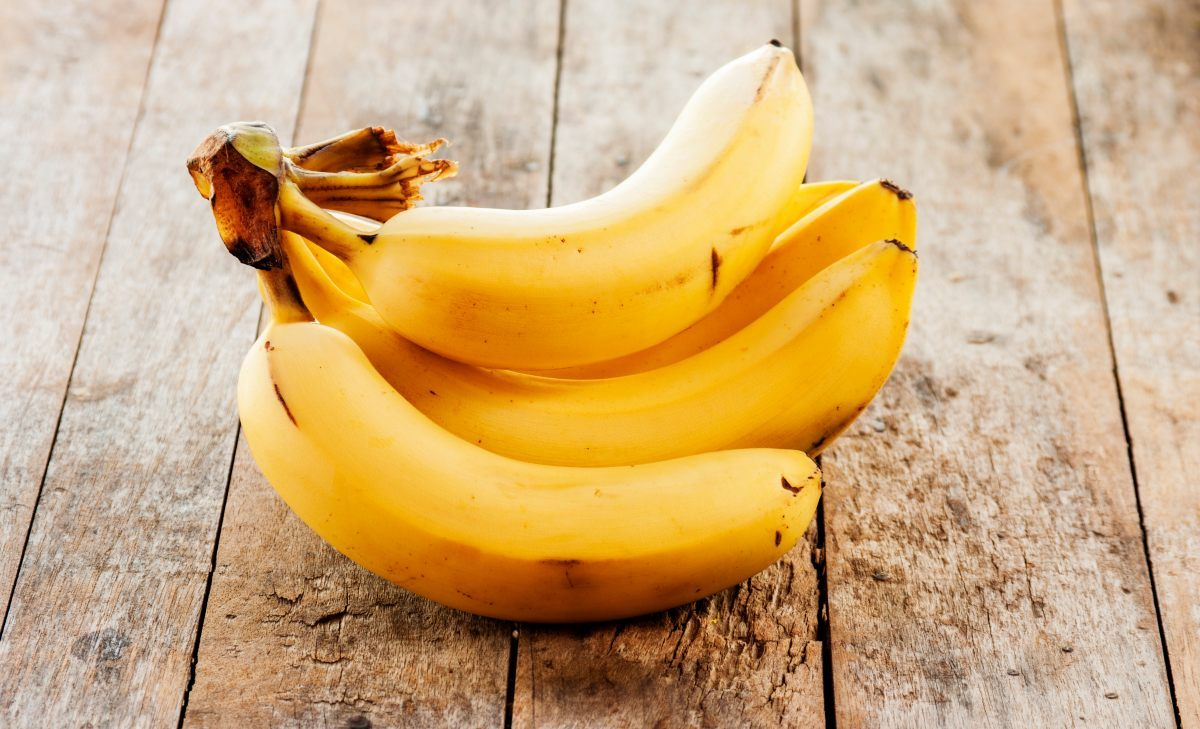
#> input picture dataset/--.jpeg, 1200 x 729 px
$ python -i segmentation.py   (imports and definitions only)   (older library calls are emulated)
#> lines starting #> are read from the running program, lines starting #| are printed output that depends on the picture; after the words box and inside, x2 and y2 are one past the last pixel; in counts of white or black regions, pixels touching at a corner belong together
#> further down, picture is the input picture: shape (729, 1200, 3); mean B, G, R 122.7, 171.7, 207


import os

import cv2
import numpy as np

FRUIT_DEBUG = os.environ.get("FRUIT_DEBUG", "0") not in ("0", "", "false", "False")


def _dbg(*args):
    if FRUIT_DEBUG:
        print("[FRUIT_DEBUG]", *args)


SEGMENTATION_CHROMA_THRESHOLD = 15.0   # min LAB a/b distance from background to count as foreground
SEGMENTATION_BORDER_FRAC = 0.04        # fraction of each edge sampled to estimate background color

SEGMENTATION_CLOSE_KSIZE = 9
SEGMENTATION_OPEN_KSIZE = 5


# ======================================================
# segment_fruit — background removal
# ======================================================
def estimate_background_chroma(image, border_frac=SEGMENTATION_BORDER_FRAC):

#> called with border_frac = 0.04
    lab = cv2.cvtColor(image, cv2.COLOR_BGR2LAB).astype(np.float32)
    h, w = image.shape[:2]
#> h = 729; w = 1200
    bh = max(1, int(h * border_frac))
#> bh = 29
    bw = max(1, int(w * border_frac))
#> bw = 48

    border_pixels = np.concatenate([
        lab[:bh, :, :].reshape(-1, 3),
        lab[-bh:, :, :].reshape(-1, 3),
        lab[:, :bw, :].reshape(-1, 3),
        lab[:, -bw:, :].reshape(-1, 3),
    ], axis=0)

    a_vals = border_pixels[:, 1]
    b_vals = border_pixels[:, 2]
    hist, a_edges, b_edges = np.histogram2d(a_vals, b_vals, bins=25, range=[[0, 255], [0, 255]])
#> a_edges = 26 values from 0 to 255; b_edges = 26 values from 0 to 255
    idx = np.unravel_index(np.argmax(hist), hist.shape)
#> idx = (12, 13)

    in_bin = (
        (a_vals >= a_edges[idx[0]]) & (a_vals < a_edges[idx[0] + 1] + 1e-6) &
        (b_vals >= b_edges[idx[1]]) & (b_vals < b_edges[idx[1] + 1] + 1e-6)
    )
    if np.any(in_bin):
        bg_a = float(np.median(a_vals[in_bin]))
#> bg_a = 131
        bg_b = float(np.median(b_vals[in_bin]))
#> bg_b = 136
    else:
        bg_a = float((a_edges[idx[0]] + a_edges[idx[0] + 1]) / 2)
        bg_b = float((b_edges[idx[1]] + b_edges[idx[1] + 1]) / 2)
    return bg_a, bg_b


LEAF_HUE_RANGE = (35, 85)      # OpenCV hue (0-179 scale)
LEAF_MIN_SATURATION = 70
LEAF_MIN_VALUE = 40


# [5 lines left out: function _leaf_green_mask, not called in this run]


def _foreground_contours(
    image,
    chroma_threshold=SEGMENTATION_CHROMA_THRESHOLD,
    border_frac=SEGMENTATION_BORDER_FRAC,
    exclude_leaf_green=False,
):
    lab = cv2.cvtColor(image, cv2.COLOR_BGR2LAB).astype(np.float32)
    bg_a, bg_b = estimate_background_chroma(image, border_frac=border_frac)
#> bg_a = 131; bg_b = 136

    a = lab[:, :, 1]
    b = lab[:, :, 2]
    chroma_dist = np.sqrt((a - bg_a) ** 2 + (b - bg_b) ** 2)
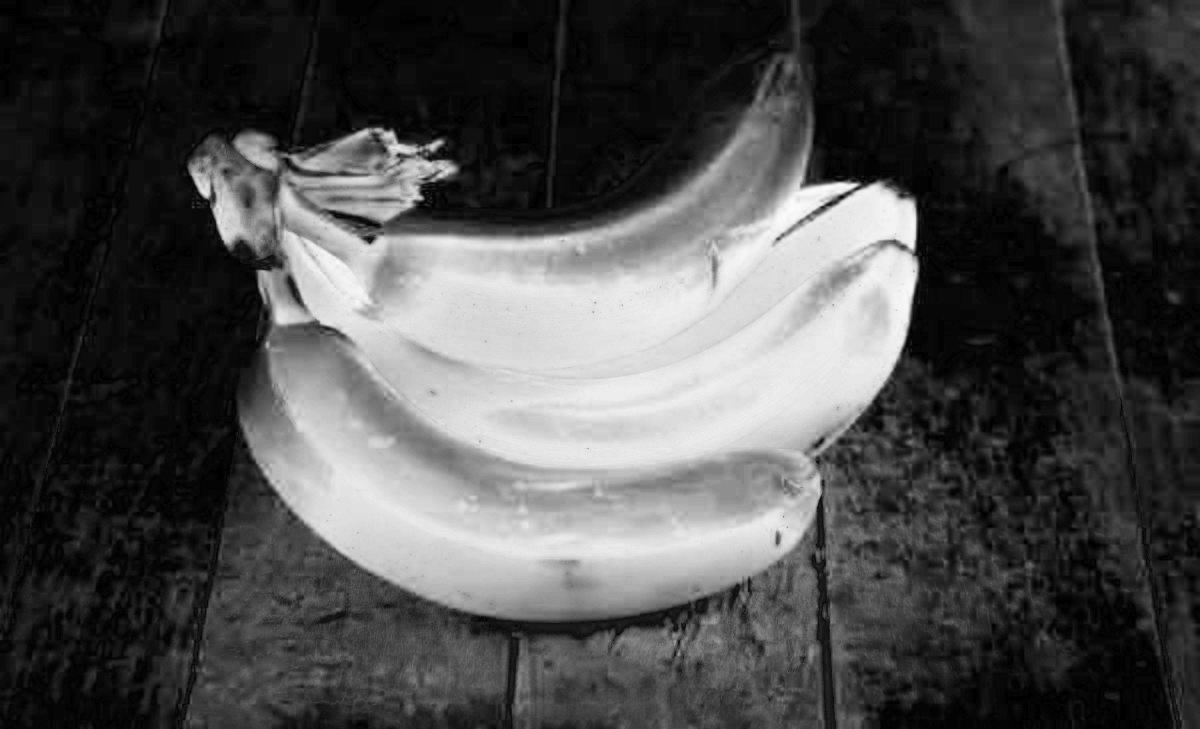
#> chroma_dist: shape (729, 1200) float32; min 0, max 78.06, mean 23; drawn with min black and max white
    mask = (chroma_dist > chroma_threshold).astype(np.uint8) * 255
#> mask: shape (729, 1200); 43.9% white; 327 white regions (245 under 20 px), largest, box (x1, y1, x2, y2) and area: (183, 52, 1024, 729) 363799, (989, 112, 1123, 398) 5986, (1142, 0, 1200, 76) 2687

    if exclude_leaf_green:
        mask[_leaf_green_mask(image)] = 0

    close_kernel = np.ones((SEGMENTATION_CLOSE_KSIZE, SEGMENTATION_CLOSE_KSIZE), np.uint8)
    open_kernel = np.ones((SEGMENTATION_OPEN_KSIZE, SEGMENTATION_OPEN_KSIZE), np.uint8)
    mask = cv2.morphologyEx(mask, cv2.MORPH_CLOSE, close_kernel)
#> mask: shape (729, 1200); 46.4% white; 98 white regions (65 under 20 px), largest, box (x1, y1, x2, y2) and area: (160, 0, 1050, 729) 384944, (989, 0, 1123, 400) 9679, (1037, 436, 1160, 655) 4255
    mask = cv2.morphologyEx(mask, cv2.MORPH_OPEN, open_kernel)
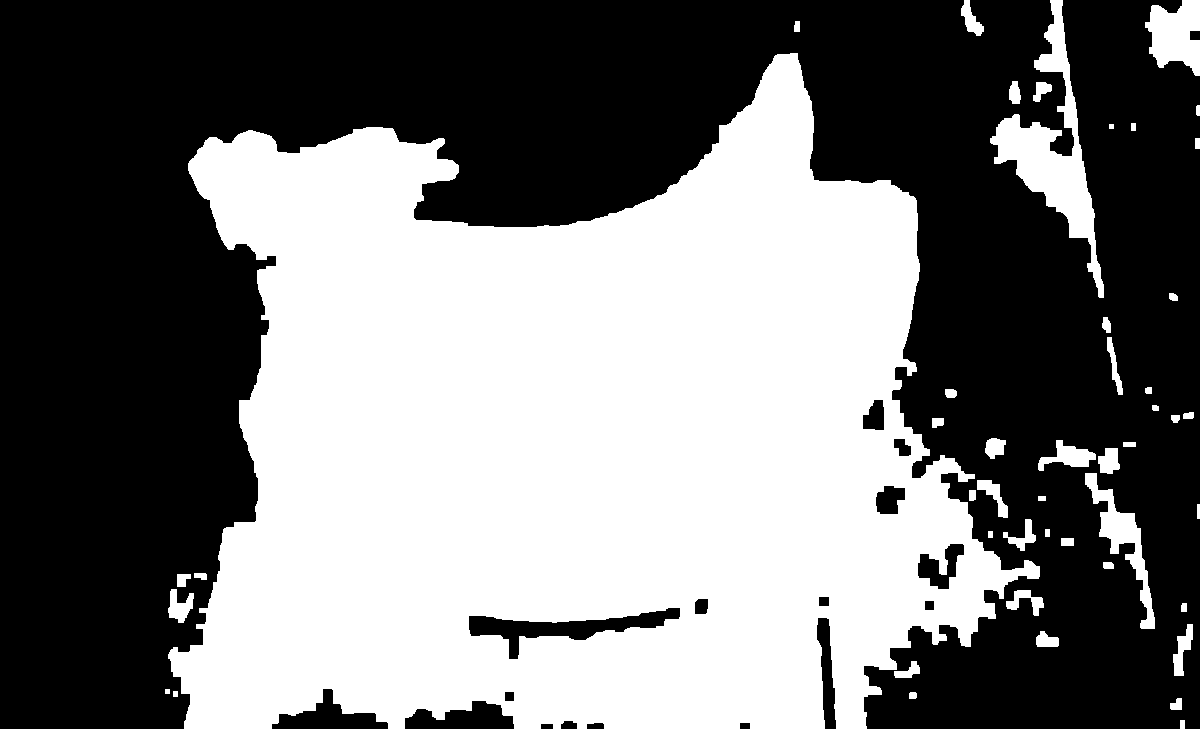
#> mask: shape (729, 1200); 46.1% white; 47 white regions

    contours, _ = cv2.findContours(mask, cv2.RETR_EXTERNAL, cv2.CHAIN_APPROX_SIMPLE)
#> contours = 47 contours, 2 with area under 20; largest, box (x1, y1, x2, y2) and area: (168, 53, 1040, 729) 385942, (990, 0, 1104, 298) 8088, (1145, 0, 1200, 76) 2730, (1085, 473, 1155, 629) 2371, (1038, 440, 1096, 471) 746
    return mask, contours


# [16 lines left out: function segmentation_mask_and_contour, not called in this run]


DEFAULT_DEFECT_DARKNESS_THRESHOLD = 25.0   # LAB L (0-100) drop below the LOCAL baseline to count a pixel as "defective"
DEFAULT_DEFECT_AREA_FRACTION = 0.10        # fraction of the fruit's own mask that must be flagged before it counts as a real wound (not just noise/shadow/stem) -- forces label to Rotten.
DEFAULT_DEFECT_LOW_FRACTION = 0.02         # below this, treat the fruit as having essentially NO visible wound -- used to distrust a CNN "Rotten" call that has no localized evidence behind it
DEFAULT_DEFECT_BLUR_FRAC = 0.35            # local-baseline median-blur kernel size, as a fraction of the fruit's own bounding-box size
DEFAULT_DEFECT_EDGE_MARGIN_FRAC = 0.08     # fraction of the fruit's own bounding-box size to exclude right at the silhouette edge when COUNTING defect pixels


# [36 lines left out: function detect_defect_fraction, not called in this run]


DEFAULT_MULTI_OBJECT_MIN_AREA_FRAC = 0.008     # objects smaller than this fraction of the image are dropped as noise.
DEFAULT_MULTI_OBJECT_PEAK_WINDOW_FRAC = 0.05   # local-maxima search window, as a fraction of the image's shorter side -- roughly one fruit's expected radius
DEFAULT_MULTI_OBJECT_MIN_VALUE = 110           # HSV V channel (0-255), averaged over the candidate blob's own
DEFAULT_MULTI_OBJECT_MAX_ASPECT = 2.5          # longer/shorter side of the contour's own rotated bounding rect.
DEFAULT_MULTI_OBJECT_MIN_SOLIDITY = 0.75       # contour_area / convex_hull_area -- real fruit are round/oval and


def contour_shape_metrics(contour):
    hull = cv2.convexHull(contour)
    hull_area = cv2.contourArea(hull)
    area = cv2.contourArea(contour)
    solidity = (area / hull_area) if hull_area > 0 else 0.0
    (_cx, _cy), (rw, rh), _angle = cv2.minAreaRect(contour)
    long_side, short_side = max(rw, rh), max(min(rw, rh), 1e-6)
    aspect = long_side / short_side
    perimeter = cv2.arcLength(contour, closed=True)
    circularity = (4.0 * np.pi * area / (perimeter ** 2)) if perimeter > 0 else 0.0
    return solidity, aspect, circularity


# [18 lines left out: function compute_texture_roughness, not called in this run]


def segment_all_objects(
    image,
    chroma_threshold=SEGMENTATION_CHROMA_THRESHOLD,
    border_frac=SEGMENTATION_BORDER_FRAC,
    min_area_frac=DEFAULT_MULTI_OBJECT_MIN_AREA_FRAC,
    peak_window_frac=DEFAULT_MULTI_OBJECT_PEAK_WINDOW_FRAC,
    min_solidity=DEFAULT_MULTI_OBJECT_MIN_SOLIDITY,
    max_aspect=DEFAULT_MULTI_OBJECT_MAX_ASPECT,
    min_value=DEFAULT_MULTI_OBJECT_MIN_VALUE,
):
    mask, _contours = _foreground_contours(image, chroma_threshold, border_frac)
    value_channel = cv2.cvtColor(image, cv2.COLOR_BGR2HSV)[:, :, 2]  # for the brightness-plausibility check below
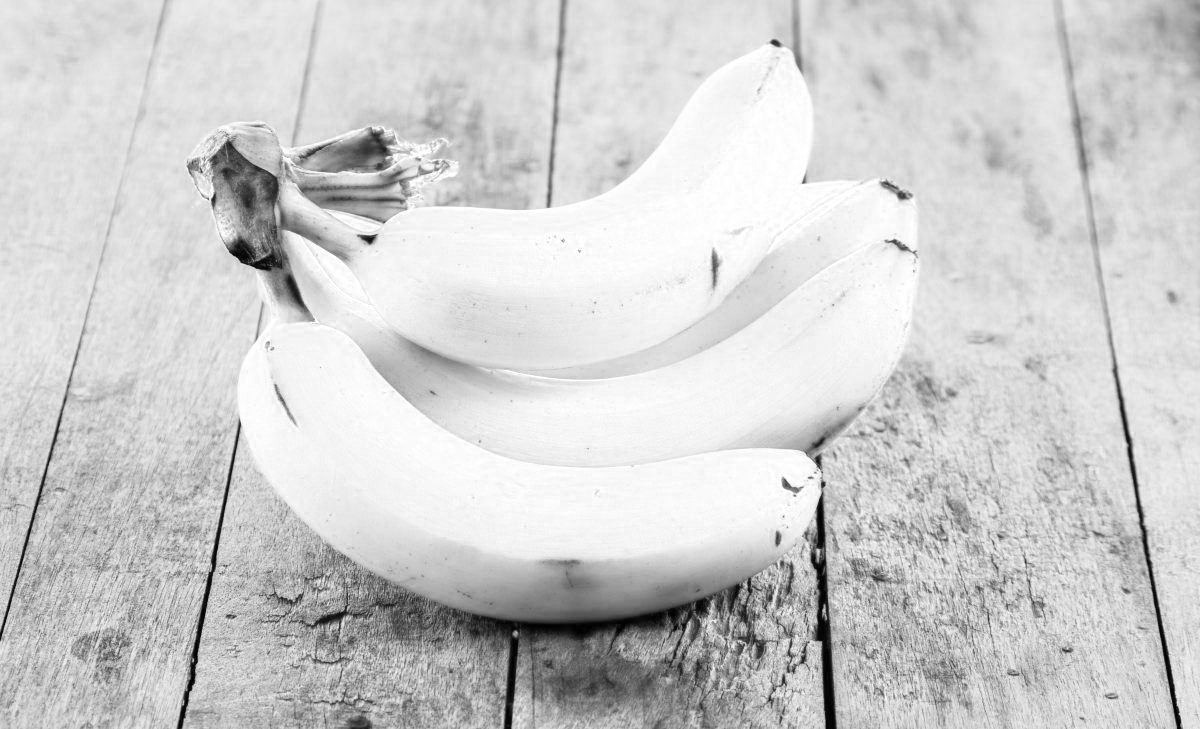
#> value_channel: shape (729, 1200); min 0, max 255, mean 207

    dist = cv2.distanceTransform(mask, cv2.DIST_L2, 5)
    if dist.max() <= 0:
        return []

    win = max(3, int(min(image.shape[:2]) * peak_window_frac) | 1)
#> win = 37
    dilated = cv2.dilate(dist, np.ones((win, win), np.uint8))
    min_abs_thresh = 3.0
    local_max = ((dist >= dilated) & (dist > min_abs_thresh)).astype(np.uint8) * 255
#> local_max: shape (729, 1200); 0.02% white in thin lines or dots, all inside (x1, y1, x2, y2) = (179, 0, 1200, 729)

    merge_ksize = max(3, int(win * 0.5) | 1)
#> merge_ksize = 19
    local_max = cv2.dilate(local_max, np.ones((merge_ksize, merge_ksize), np.uint8))
#> local_max: shape (729, 1200); 2.6% white; 61 white regions, largest, box (x1, y1, x2, y2) and area: (1011, 529, 1040, 552) 591, (1061, 103, 1081, 131) 551, (1089, 486, 1117, 505) 532

    _num_labels, markers = cv2.connectedComponents(local_max)
#> markers: shape (729, 1200) int32; 62 distinct labels, from 0 to 61
    markers = markers + 1
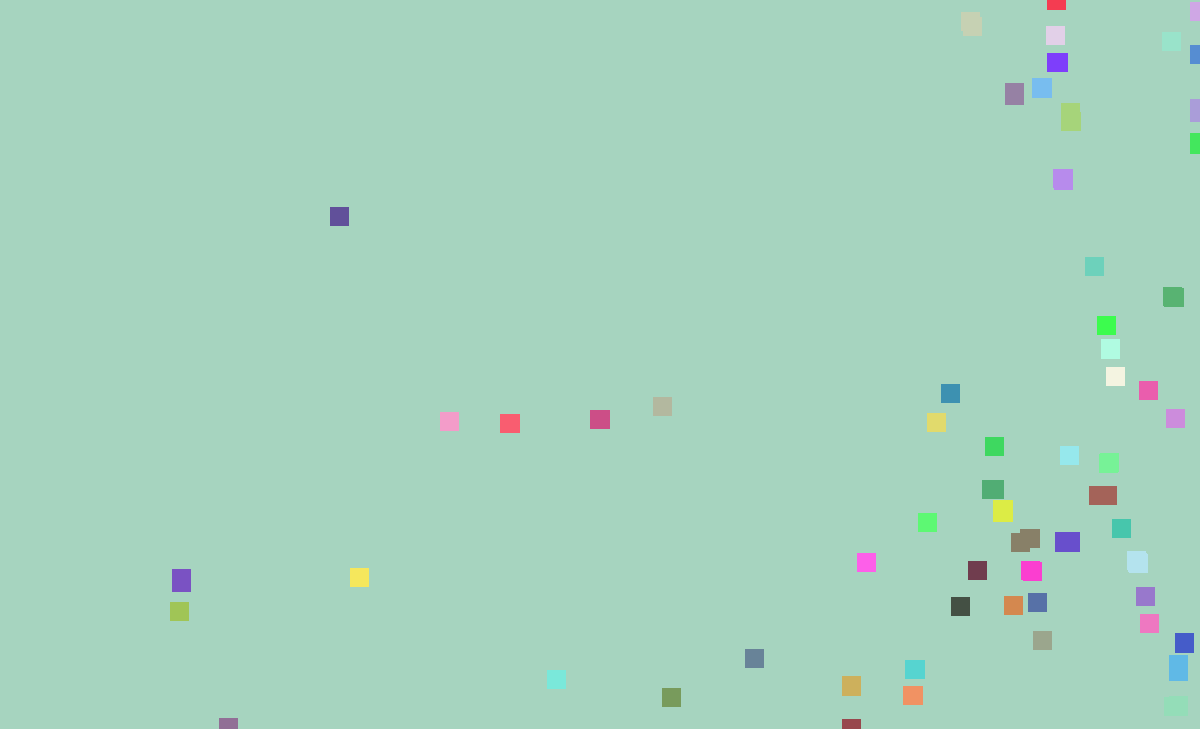
#> markers: shape (729, 1200) int32; 62 distinct labels, from 1 to 62; one colour per label, 0 black

    sure_bg = cv2.dilate(mask, np.ones((9, 9), np.uint8), iterations=2)
#> sure_bg: shape (729, 1200); 54.9% white; 14 black regions (9 under 20 px), largest, box (x1, y1, x2, y2) and area: (0, 0, 1200, 729) 392979, (287, 711, 368, 729) 676, (413, 712, 505, 729) 641, (981, 503, 990, 523) 137, (1028, 108, 1049, 117) 89
    unknown = cv2.subtract(sure_bg, local_max)
#> unknown: shape (729, 1200); 52.3% white; 75 black regions (9 under 20 px), largest, box (x1, y1, x2, y2) and area: (0, 0, 1200, 729) 392979, (287, 711, 368, 729) 676, (413, 712, 505, 729) 641
    markers[unknown == 255] = 0
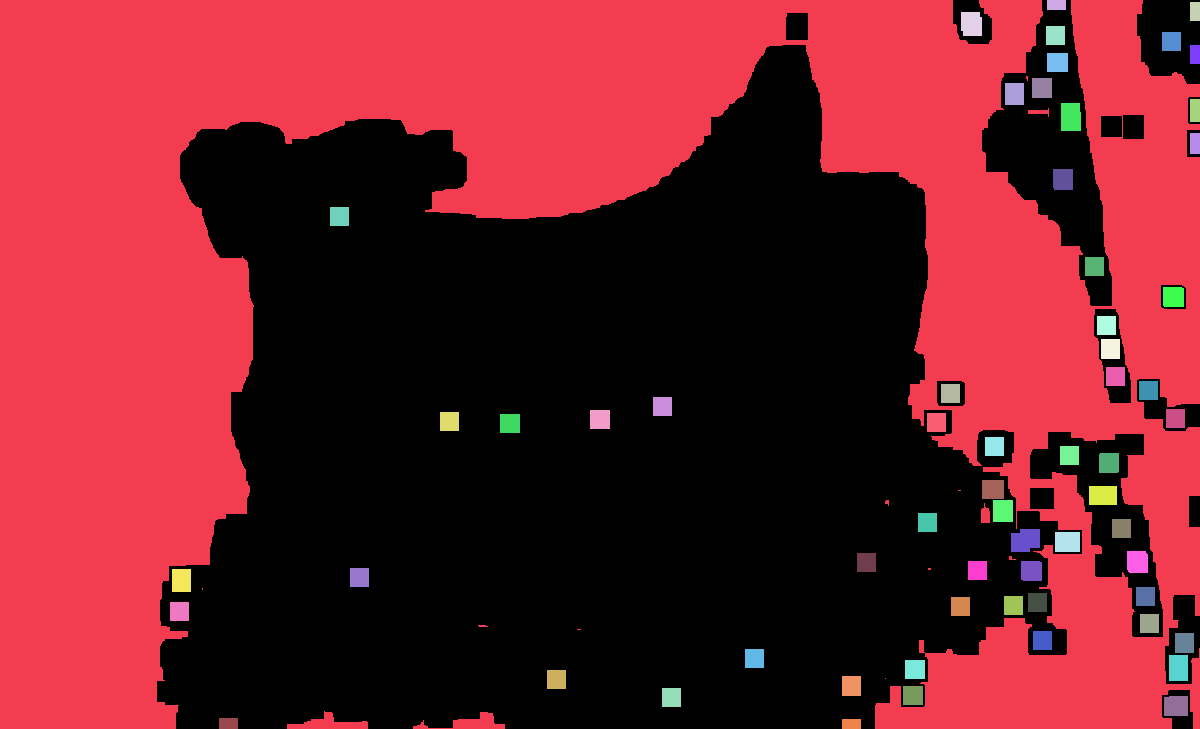
#> markers: shape (729, 1200) int32; 63 distinct labels, from 0 to 62; one colour per label, 0 black

    color_img = image if image.ndim == 3 else cv2.cvtColor(image, cv2.COLOR_GRAY2BGR)
    cv2.watershed(color_img, markers)

    image_area = image.shape[0] * image.shape[1]
#> image_area = 874800
    min_area = min_area_frac * image_area
#> min_area = 6998.4

    objects = []
    for label in range(2, int(markers.max()) + 1):
        obj_mask = np.zeros(mask.shape, dtype=np.uint8)
        obj_mask[markers == label] = 255
        if int(np.sum(obj_mask > 0)) < min_area:
            continue
        contours, _ = cv2.findContours(obj_mask, cv2.RETR_EXTERNAL, cv2.CHAIN_APPROX_SIMPLE)
        if not contours:
            continue
        contour = max(contours, key=cv2.contourArea)
        area = cv2.contourArea(contour)
        if area < min_area:
            continue

        solidity, aspect, _circularity = contour_shape_metrics(contour)
        x, y, w, h = cv2.boundingRect(contour)
        if solidity < min_solidity or aspect > max_aspect:
            _dbg(f"segment_all_objects: REJECT bbox={(x,y,w,h)} area={area:.0f} "
                 f"solidity={solidity:.3f} (min {min_solidity}) aspect={aspect:.3f} (max {max_aspect})")
            continue

        mean_value = float(value_channel[obj_mask > 0].mean())
        if mean_value < min_value:
            _dbg(f"segment_all_objects: REJECT bbox={(x,y,w,h)} area={area:.0f} "
                 f"mean_value={mean_value:.1f} (min {min_value}) [solidity={solidity:.3f} aspect={aspect:.3f} OK]")
            continue

        _dbg(f"segment_all_objects: ACCEPT bbox={(x,y,w,h)} area={area:.0f} "
             f"solidity={solidity:.3f} aspect={aspect:.3f} mean_value={mean_value:.1f}")
        objects.append({"mask": obj_mask, "contour": contour, "area_px": float(area), "bbox": (x, y, w, h)})
#> this loop made 61 passes
#> mean_value on passes 55, 60: 120.3, 176.8
#> obj_mask: shape (729, 1200); 0.07% white; 1 white region, box (x1, y1, x2, y2) and area: (834, 680, 871, 728) 602
#> after the loop, objects = 2 items

    objects.sort(key=lambda o: o["area_px"], reverse=True)
    return objects

>>> import cv2
>>> picture = cv2.imread('dataset/--.jpeg')
>>> result = segment_all_objects(picture)
#> result = 2 items
